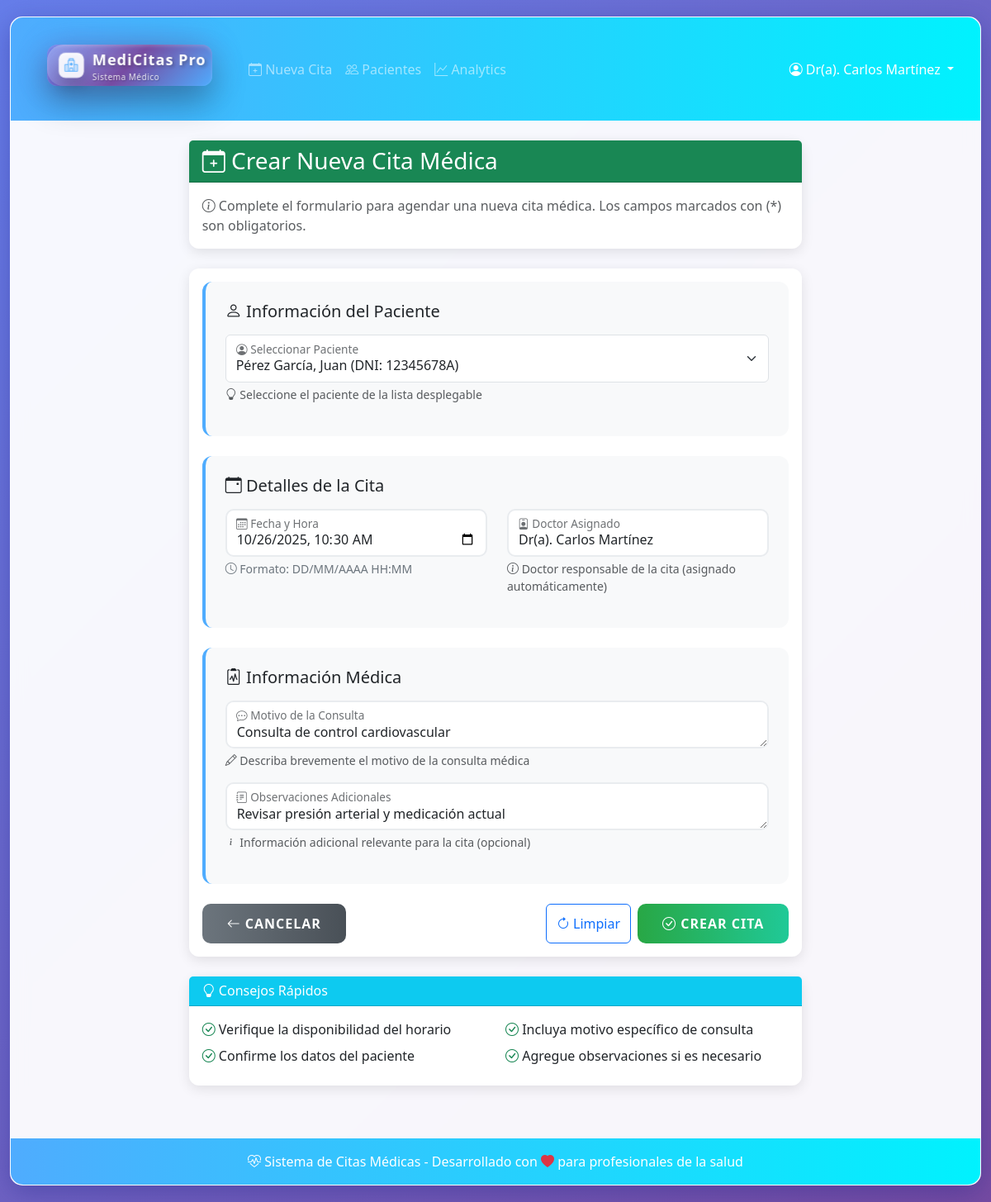
/api/v1/appointments/editar/5/ (signed in), run on the app's committed database.
### appointments/models.py (models this page shows, shortened)
class Appointment(models.Model):
    paciente = models.ForeignKey(
        'patients.Patient',  # Usa la referencia en cadena para evitar importaciones cíclicas
        on_delete=models.CASCADE,
        verbose_name="Paciente"
    )
    doctor = models.ForeignKey('doctors.Doctor', on_delete=models.CASCADE)  # Referencia correcta al modelo Doctor
    fecha = models.DateTimeField(verbose_name="Fecha y hora de la cita")
    motivo = models.TextField(verbose_name="Motivo de la consulta")
    observaciones = models.TextField(blank=True, null=True, verbose_name="Observaciones del doctor")
    creada_en = models.DateTimeField(auto_now_add=True)
    class Meta:
        verbose_name = "Cita Médica"
        verbose_name_plural = "Citas Médicas"
        ordering = ['-fecha']

### doctors/models.py (models this page shows, shortened)
class Doctor(models.Model):
    usuario = models.OneToOneField(User, on_delete=models.CASCADE, verbose_name="Usuario")
    nombre = models.CharField(max_length=100, verbose_name="Nombre")
    apellidos = models.CharField(max_length=150, verbose_name="Apellidos")
    especialidad = models.CharField(max_length=100, verbose_name="Especialidad")
    telefono = models.CharField(max_length=20, blank=True, verbose_name="Teléfono de contacto")
    class Meta:
        verbose_name = "Doctor"
        verbose_name_plural = "Doctores"
        ordering = ['apellidos', 'nombre']

### appointments/views.py (the view)
# urls.py: path('editar/<int:cita_id>/', editar_cita, name='editar_cita'),
@login_required
def editar_cita(request, cita_id):
    doctor = get_object_or_404(Doctor, usuario=request.user)
    cita = get_object_or_404(Appointment, id=cita_id, doctor=doctor)
    if request.method == "POST":
        form = AppointmentForm(request.POST, instance=cita, doctor=doctor)
        if form.is_valid():
            try:
                cita_actualizada = form.save()
                messages.success(
                    request,
                    f'¡Cita actualizada exitosamente! '
                    f'Paciente: {cita_actualizada.paciente.nombre} {cita_actualizada.paciente.apellidos}'
                )
                return redirect('doctor_dashboard')
            except Exception as e:
                messages.error(request, f'Error al actualizar la cita: {str(e)}')
        else:
            messages.error(request, 'Por favor corrija los errores en el formulario.')
    else:
        form = AppointmentForm(instance=cita, doctor=doctor)
    context = {
        'form': form,
        'cita': cita,
        'doctor': doctor,
        'editing': True,
    }
    return render(request, 'crear_cita.html', context)

### templates/crear_cita.html (shortened to what this page needs)
{% extends 'base.html' %}
{% block content %}
<div class="row justify-content-center">
    <div class="col-lg-8">
        <div class="card card-custom mb-4">
            <div class="card-header bg-success text-white">
                <h3 class="mb-0">
                    <i class="bi bi-calendar-plus"></i> Crear Nueva Cita Médica
                </h3>
            </div>
            <div class="card-body">
                <p class="text-muted mb-0">
                    <i class="bi bi-info-circle"></i>
                    Complete el formulario para agendar una nueva cita médica. Los campos marcados con (*) son obligatorios.
                </p>
            </div>
        </div>
        <div class="card card-custom">
            <div class="card-body">
                <form method="post" id="citaForm" novalidate>
                    <div class="form-section">
                        <h5 class="mb-3">
                            <i class="bi bi-person"></i> Información del Paciente
                        </h5>
                        <div class="row">
                            <div class="col-md-12 mb-3">
                                <div class="form-floating">
                                    {{ form.paciente }}
                                    <label for="{{ form.paciente.id_for_label }}" class="required-field">
                                    </label>
                                </div>
                                <div class="form-text">
                                    <i class="bi bi-lightbulb"></i>
                                    Seleccione el paciente de la lista desplegable
                                </div>
                            </div>
                        </div>
                    </div>
                    <div class="form-section">
                        <h5 class="mb-3">
                            <i class="bi bi-calendar-event"></i> Detalles de la Cita
                        </h5>
                        <div class="row">
                            <div class="col-md-6 mb-3">
                                <div class="form-floating datetime-container">
                                    {{ form.fecha }}
                                    <label for="{{ form.fecha.id_for_label }}" class="required-field">
                                    </label>
                                </div>
                                <div class="datetime-helper">
                                    <i class="bi bi-clock"></i>
                                    Formato: DD/MM/AAAA HH:MM
                                </div>
                            </div>
                            <div class="col-md-6 mb-3">
                                <div class="form-floating">
                                    <input type="text" class="form-control" readonly
                                           value="{% if editing %}Dr(a). {{ cita.doctor.nombre }} {{ cita.doctor.apellidos }}{% else %}Dr(a). {{ doctor.nombre }} {{ doctor.apellidos }}{% endif %}">
                                    <label>
                                    </label>
                                </div>
                                <div class="form-text">
                                    <i class="bi bi-info-circle"></i>
                                    Doctor responsable de la cita (asignado automáticamente)
                                </div>
                            </div>
                        </div>
                    </div>
                    <div class="form-section">
                        <h5 class="mb-3">
                            <i class="bi bi-clipboard2-pulse"></i> Información Médica
                        </h5>
                        <div class="row">
                            <div class="col-md-12 mb-3">
                                <div class="form-floating">
                                    {{ form.motivo }}
                                    <label for="{{ form.motivo.id_for_label }}" class="required-field">
                                    </label>
                                </div>
                                <div class="form-text">
                                    <i class="bi bi-pencil"></i>
                                    Describa brevemente el motivo de la consulta médica
                                </div>
                            </div>
                            <div class="col-md-12 mb-3">
                                <div class="form-floating">
                                    {{ form.observaciones }}
                                    <label for="{{ form.observaciones.id_for_label }}">
                                    </label>
                                </div>
                                <div class="form-text">
                                    <i class="bi bi-info"></i>
                                    Información adicional relevante para la cita (opcional)
                                </div>
                            </div>
                        </div>
                    </div>
                    <div class="d-flex justify-content-between align-items-center mt-4">
                        <a href="{% url 'doctor_dashboard' %}" class="btn btn-secondary btn-cancel">
                            <i class="bi bi-arrow-left"></i> Cancelar
                        </a>
                        <div class="d-flex gap-2">
                            <button type="button" class="btn btn-outline-primary" onclick="clearForm()">
                                <i class="bi bi-arrow-clockwise"></i> Limpiar
                            </button>
                            <button type="submit" class="btn btn-success btn-create">
                                <i class="bi bi-check-circle"></i>
                                <span class="button-text">Crear Cita</span>
                            </button>
                        </div>
                    </div>
                </form>
            </div>
        </div>
        <div class="card card-custom mt-4">
            <div class="card-header bg-info text-white">
                <h6 class="mb-0">
                    <i class="bi bi-lightbulb"></i> Consejos Rápidos
                </h6>
            </div>
            <div class="card-body">
                <div class="row">
                    <div class="col-md-6">
                        <ul class="list-unstyled mb-0">
                            <li class="mb-2">
                                <i class="bi bi-check-circle text-success"></i>
                                Verifique la disponibilidad del horario
                            </li>
                            <li class="mb-2">
                                <i class="bi bi-check-circle text-success"></i>
                                Confirme los datos del paciente
                            </li>
                        </ul>
                    </div>
                    <div class="col-md-6">
                        <ul class="list-unstyled mb-0">
                            <li class="mb-2">
                                <i class="bi bi-check-circle text-success"></i>
                                Incluya motivo específico de consulta
                            </li>
                            <li class="mb-2">
                                <i class="bi bi-check-circle text-success"></i>
                                Agregue observaciones si es necesario
                            </li>
                        </ul>
                    </div>
                </div>
            </div>
        </div>
    </div>
</div>
{% endblock %}

### templates/base.html (shortened to what this page needs)
{% load static %}
<!DOCTYPE html>
<html lang="es">
<head>
    <link href="https://cdn.jsdelivr.net/npm/bootstrap@5.3.0/dist/css/bootstrap.min.css" rel="stylesheet">
    <link href="https://cdn.jsdelivr.net/npm/bootstrap-icons@1.10.0/font/bootstrap-icons.css" rel="stylesheet">
    <link href="{% static 'css/logo.css' %}" rel="stylesheet">
</head>
<body>
    <div class="container-fluid">
        <div class="main-container">
            <nav class="navbar navbar-expand-lg navbar-dark navbar-custom">
                <div class="container-fluid px-4">
                    <a class="navbar-brand" href="{% url 'doctor_dashboard' %}">
                        <div class="logo-3d-container">
                            <div class="logo-3d logo-compact">
                                <div class="logo-glow"></div>
                                <div class="logo-background"></div>
                                <div class="logo-icon">
                                    <i class="bi bi-hospital"></i>
                                </div>
                                <div class="logo-text">
                                    <h1 class="logo-title">MediCitas Pro</h1>
                                    <p class="logo-subtitle">Sistema Médico</p>
                                </div>
                            </div>
                        </div>
                    </a>
                    <div class="navbar-nav me-auto">
                        <li class="nav-item">
                            <a class="nav-link" href="{% url 'crear_cita' %}">
                                <i class="bi bi-calendar-plus"></i> Nueva Cita
                            </a>
                        </li>
                        <li class="nav-item">
                            <a class="nav-link" href="{% url 'patient_dashboard' %}">
                                <i class="bi bi-people"></i> Pacientes
                            </a>
                        </li>
                        <li class="nav-item">
                            <a class="nav-link" href="{% url 'analytics_dashboard' %}">
                                <i class="bi bi-graph-up"></i> Analytics
                            </a>
                        </li>
                    </div>
                    {% if user.is_authenticated %}
                    <div class="navbar-nav ms-auto">
                        <div class="nav-item dropdown">
                            <a class="nav-link dropdown-toggle text-white" href="#" role="button" data-bs-toggle="dropdown">
                                <i class="bi bi-person-circle"></i> Dr(a). {{ user.first_name }} {{ user.last_name }}
                            </a>
                        </div>
                    </div>
                    {% endif %}
                </div>
            </nav>
            <main class="container-fluid p-4 fade-in">
                {% block content %}{% endblock %}
            </main>
            <footer class="footer-custom text-white text-center py-3">
                <div class="container">
                    <p class="mb-0">
                        <i class="bi bi-heart-pulse"></i> Sistema de Citas Médicas -
                        Desarrollado con <i class="bi bi-heart-fill text-danger"></i> para profesionales de la salud
                    </p>
                </div>
            </footer>
        </div>
    </div>
</body>
</html>

### data on the page
Appointment: paciente "Pérez García, Juan (DNI: 12345678A)", fecha "10/26/2025 10:30", doctor.nombre "Dr(a). Carlos Martínez", motivo "Consulta de control cardiovascular", observaciones "Revisar presión arterial y medicación actual"

### other printed values
{{ user.first_name }} "Carlos"
{{ user.last_name }} "Martínez"
